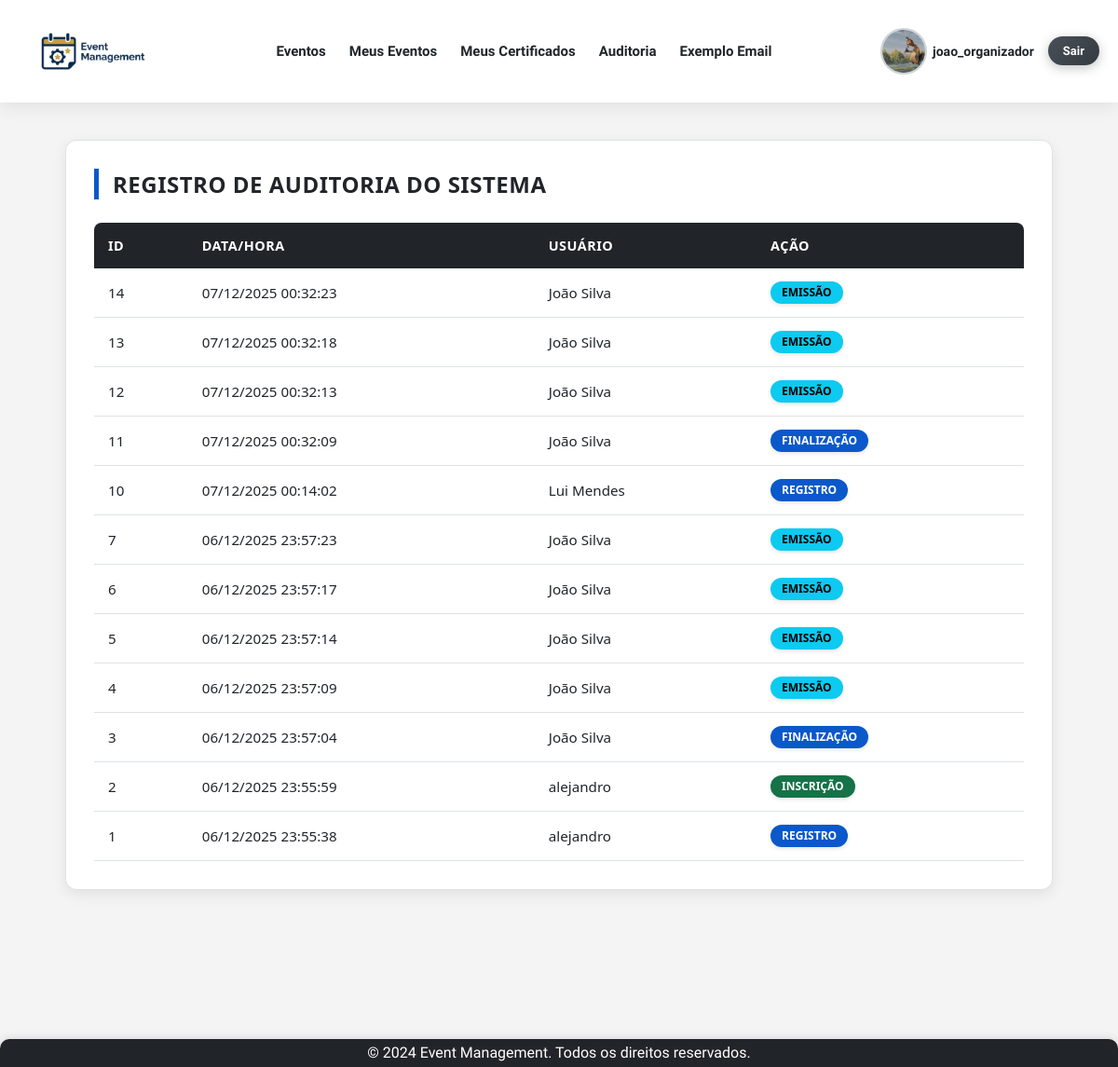
Before: /auditorial/ (signed in) with the older database file.
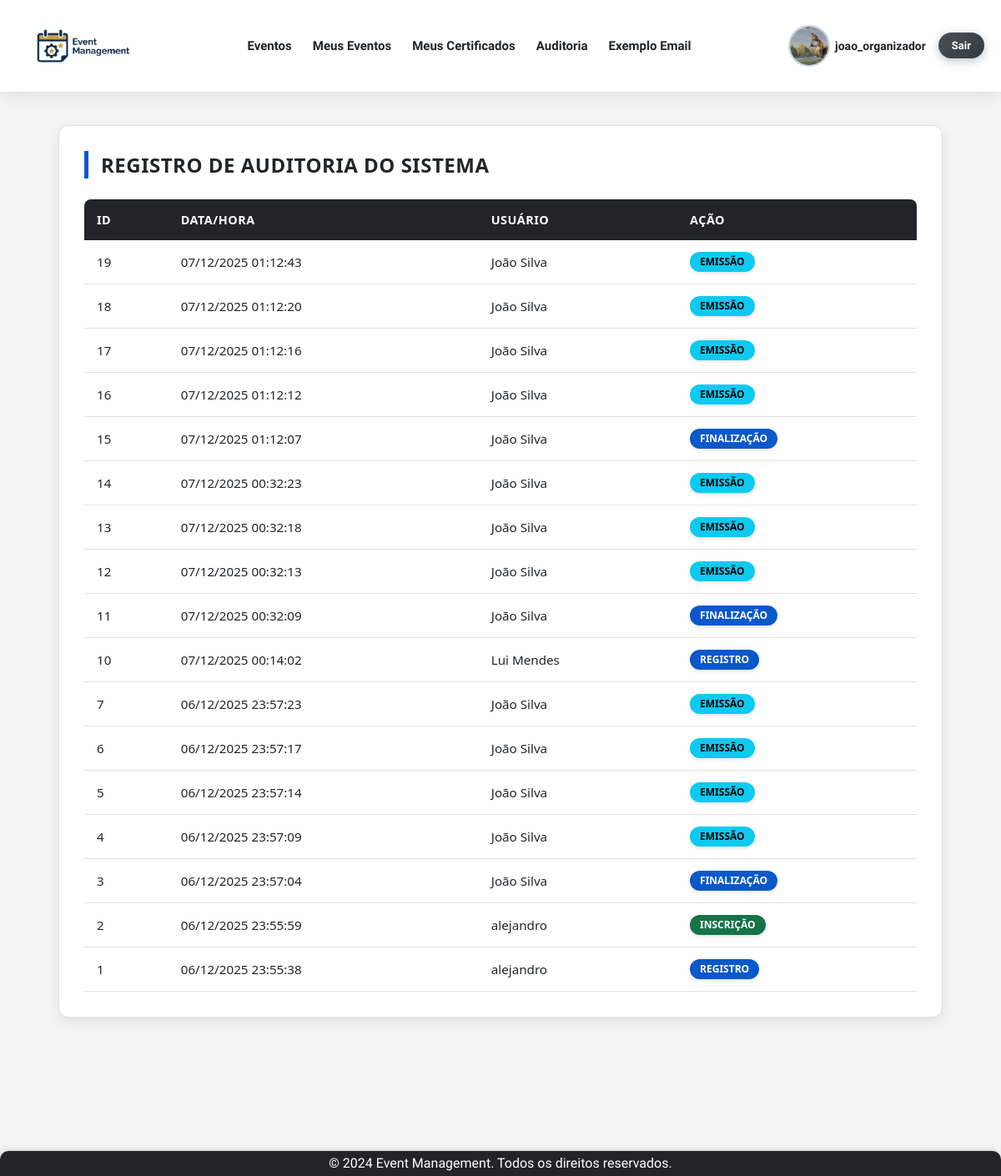
After: the same page with the newer database file.
### app/models.py (models this page shows, shortened)
class Auditoria(models.Model):
    user = models.ForeignKey(
        settings.AUTH_USER_MODEL,
        on_delete=models.CASCADE,
        verbose_name="Usuário"
    )
    action = models.CharField(max_length=255, verbose_name="Ação")
    timestamp = models.DateTimeField(auto_now_add=True, verbose_name="Data e Hora") # Define que a data/hora é definida automaticamente na criação.
    class Meta:
        db_table = 'auditoria'
        verbose_name = "Auditoria"
        verbose_name_plural = "Auditorias"
        ordering = ['-timestamp']

class UserRegister(AbstractBaseUser):
    type_user_choices = [
        ('Estudante', 'Estudante'),
        ('Professor', 'Professor'),
        ('Organizador', 'Organizador'),
    ]
    username = models.CharField(max_length=150, unique=True)
    email = models.EmailField(unique=True)
    name = models.CharField(max_length=150)
    phone = models.CharField(max_length=20, blank=True, null=True)
    institution = models.CharField(max_length=150, blank=True, null=True)
    user_type = models.CharField(max_length=20, choices=type_user_choices, default ='Estudante', verbose_name="Tipo de Usuário")
    image = models.ImageField(upload_to='usuarios/', null=True, blank=True)
    USERNAME_FIELD = 'username' # Define 'username' como o campo usado para login.
    REQUIRED_FIELDS = ['email', 'name'] # Define os campos obrigatórios na criação de usuário (além de USERNAME_FIELD e password).
    objects = UserRegisterManager() # Associa o Manager customizado ao modelo.
    class Meta:
        db_table = 'user_register'
        ordering = ['username']
        verbose_name = 'Registro de Usuário'
        verbose_name_plural = 'Registros de Usuário'
    def get_full_name(self): # Método padrão do Django para obter o nome completo.
        name = getattr(self, 'name', None)
        if name:
            return name

### app/views.py (the view)
# urls.py: path('auditorial/', views.auditorial, name='auditorial'),
def auditorial(request):
    if not request.user.is_authenticated or request.user.user_type != 'Organizador': # Restringe o acesso apenas para usuários autenticados com user_type 'Organizador'.
        messages.error(request, 'Você não tem permissão para acessar o auditorial.')
        return redirect('home')
    logs = Auditoria.objects.all().order_by('-timestamp') # Busca todos os logs de auditoria e ordena por data/hora decrescente.
    context = {
        'logs': logs
    }
    return render(request, 'auditorial.html', context)

### app/templates/auditorial.html (shortened to what this page needs)
{% extends "base.html" %}
{% load static %}
{% block content %}
<div class="container">
    <div class="card card-large">
        <h2 class="text-center mb-lg">Registro de Auditoria do Sistema</h2>
        {% if not logs %}
        <div class="alert alert-info text-center" role="alert">
            Não há registros de auditoria disponíveis.
        </div>
        {% else %}
        <div class="table-responsive">
            <table class="table table-striped table-hover">
                <thead class="thead-dark">
                    <tr>
                        <th scope="col">ID</th>
                        <th scope="col">Data/Hora</th>
                        <th scope="col">Usuário</th>
                        <th scope="col">Ação</th>
                    </tr>
                </thead>
                <tbody>
                    {% for log in logs %}
                    <tr>
                        <td>{{ log.id }}</td>
                        <td>{{ log.timestamp|date:"d/m/Y H:i:s" }}</td>
                        <td>{{ log.user.get_full_name }}</td>
                        <td>
                            <div class="tooltip-container">
                            {% if "Emitir" in log.action%}
                                <span class="badge bg-info">EMISSÃO</span>
                            {% elif "Adicionar" in log.action %}
                                <span class="badge bg-success">ADICIONAR</span>
                                <span class="tooltip-text">{{ log.action }}</span>
                            {% elif "Registro" in log.action %}
                            <span class="badge bg-primary">REGISTRO</span>
                            {% elif "Remover" in log.action %}
                                <span class="badge bg-danger">REMOÇÃO</span>
                                <span class="tooltip-text">{{ log.action }}</span>
                            {% elif "Editar" in log.action %}
                                <span class="badge bg-warning">EDIÇÃO</span>
                                <span class="tooltip-text">{{ log.action }}</span>
                            {% elif "Inscrição" in log.action %}
                                <span class="badge bg-success">INSCRIÇÃO</span>
                            {%elif "Finalizar" in log.action %}
                                <span class="badge bg-primary">FINALIZAÇÃO</span>
                            </div>
                            {% else %}
                                <span class="badge bg-primary">{{ log.action }}</span>
                            {% endif %}
                        </td>
                    </tr>
                    {% endfor %}
                </tbody>
            </table>
        </div>
        {% endif %}
    </div>
</div>
{% endblock %}

Changed rows visible on the page:
added Auditoria: id "19", timestamp "07/12/2025 01:12:43", user.get_full_name "João Silva"
added Auditoria: id "18", timestamp "07/12/2025 01:12:20", user.get_full_name "João Silva"
added Auditoria: id "17", timestamp "07/12/2025 01:12:16", user.get_full_name "João Silva"
added Auditoria: id "16", timestamp "07/12/2025 01:12:12", user.get_full_name "João Silva"
added Auditoria: id "15", timestamp "07/12/2025 01:12:07", user.get_full_name "João Silva"
